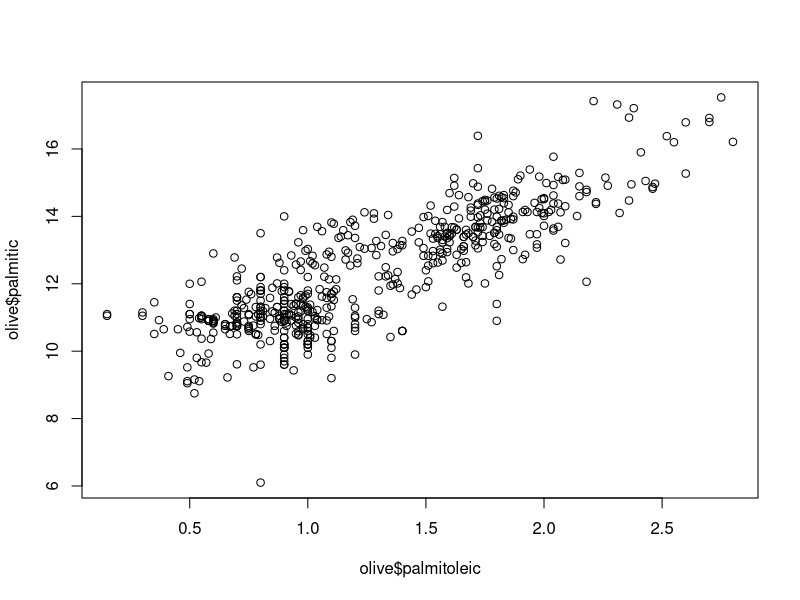
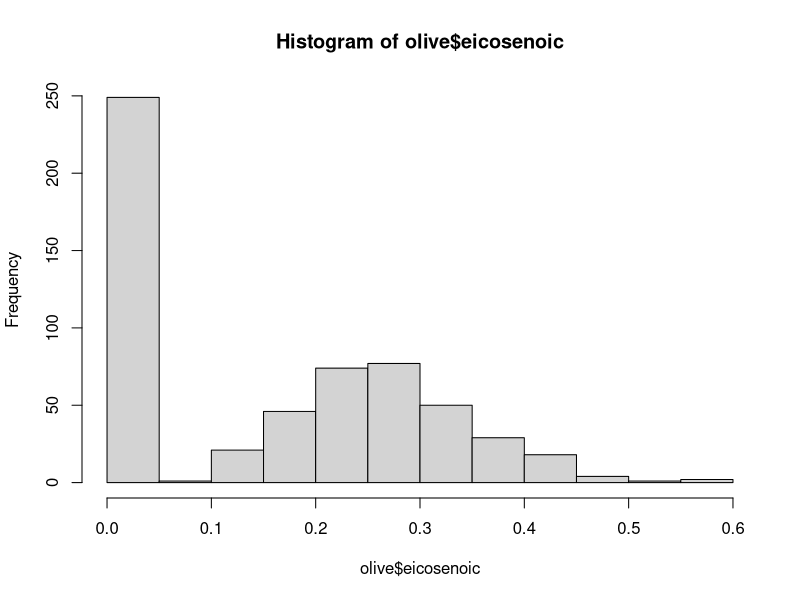
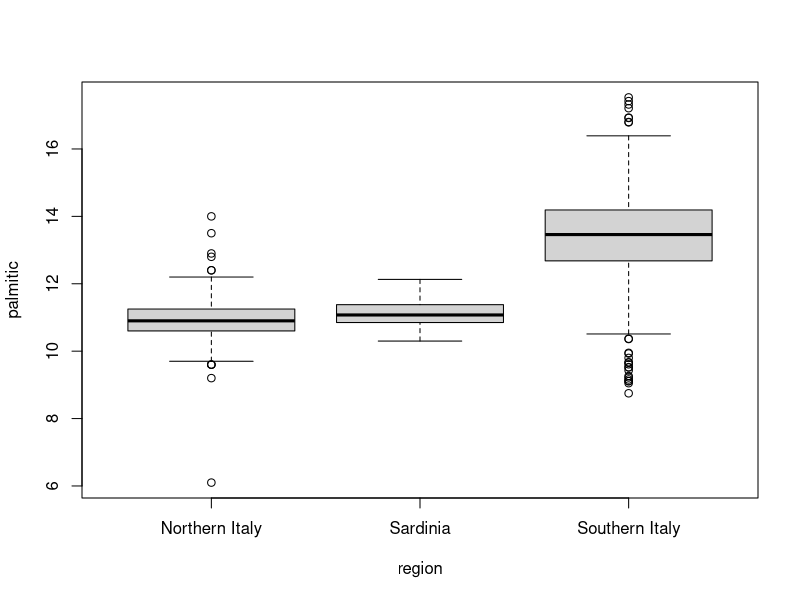
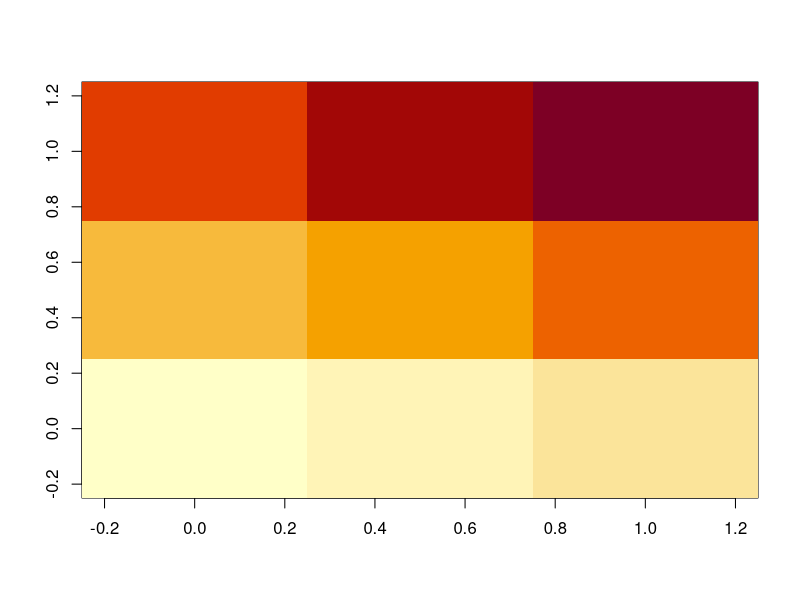

The R source for these figures, in order:
library(dslabs)

data(murders)

class(murders)
str(murders)
summary(murders)
class(murders$population)
length(murders$population)

class(murders$region)
levels(murders$region)


# Quizzes

# Quiz 1
quadratic <- function(a, b, c) {
  delta <- b^2 - 4*a*c
  x1 <- (-b - sqrt(delta)) / (2*a)
  x2 <- (-b + sqrt(delta)) / (2*a)
  c(x1, x2)
}
quadratic(1, 1, -1)
quadratic(2, -1, -4) # 1st question

log(1024, base = 4)  # 2nd

data(movielens)
str(movielens) # 3a-3d, 4

# Quiz 2
# 1, 2
x <- c(2, 43, 27, 96, 18)
order(x)
rank(x)
sort(x)
min(x)
which.min(x)
max(x)
which.max(x)
# 3
name <- c("Mandi", "Amy", "Nicole", "Olivia")
distance <- c(0.8, 3.1, 2.8, 4.0)
time <- c(10, 30, 40, 50)
time_hr <- time / 60
distance / time_hr

# 6,7,8
data(olive)
head(olive)
str(olive)
?olive
plot(olive$palmitoleic, olive$palmitic)
hist(olive$eicosenoic)
boxplot(palmitic ~ region, data = olive)



# add columnt to dataset
murders$rate <- with(murders, total / population * 100000)


mm <- matrix(1:9, 3, 3)
image(mm)
